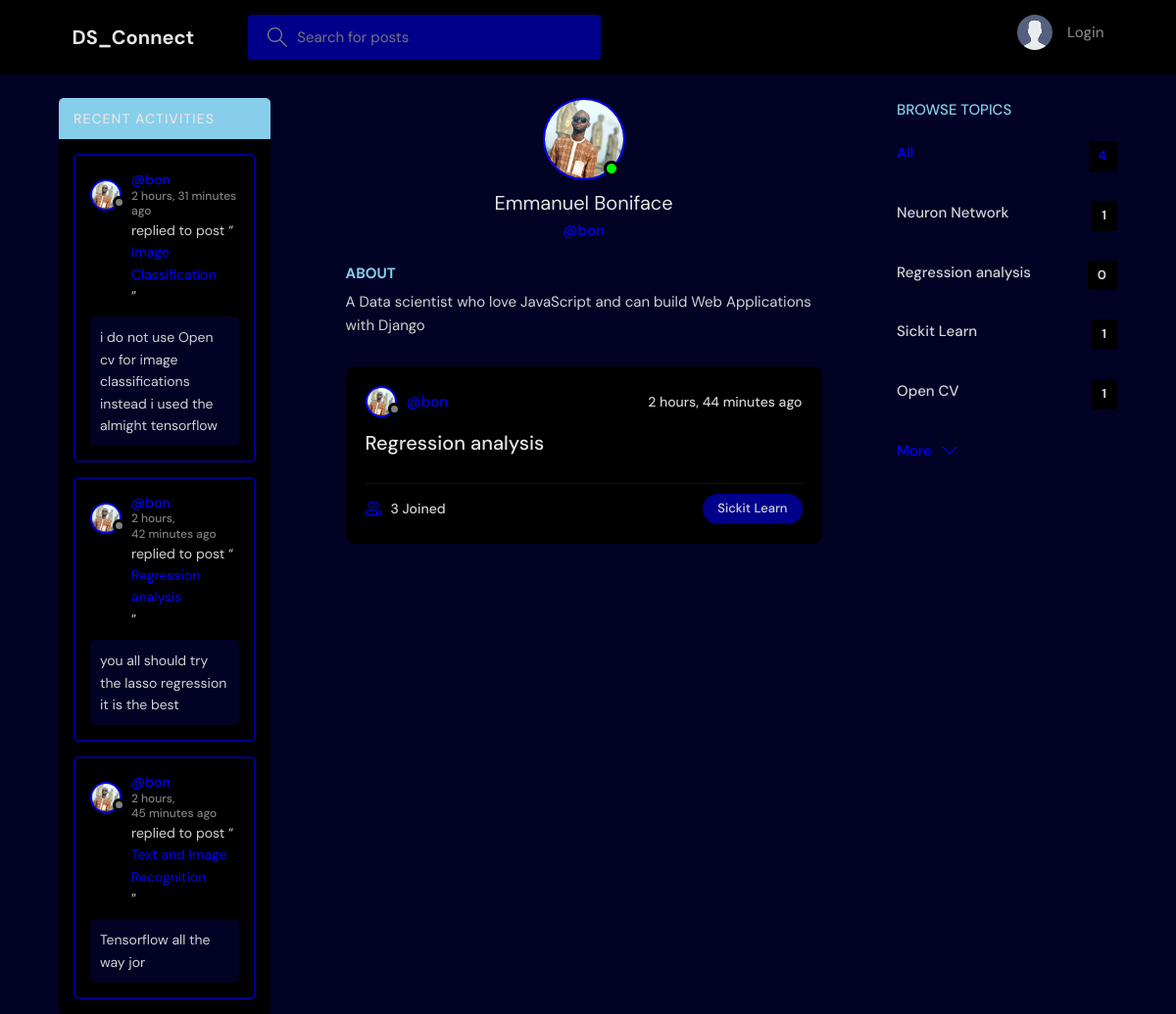
Page /profile/1/ on the committed database.
### base/models.py (models this page shows, shortened)
class Topic(models.Model):
    name = models.CharField(max_length=200)

class User(AbstractUser):
    name = models.CharField(max_length=200, null=True)
    email = models.EmailField(unique=True, null=True)
    bio = models.TextField(null=True)
    avatar = models.ImageField(null=True, default="avatar.svg")
    USERNAME_FIELD = 'email'
    REQUIRED_FIELDS = []

class Room(models.Model):
    host = models.ForeignKey(User, on_delete=models.SET_NULL, null=True)
    topic = models.ForeignKey(Topic, on_delete=models.SET_NULL, null=True)
    name = models.CharField(max_length=200)
    description = models.TextField(null=True, blank=True)
    participants = models.ManyToManyField(
        User, related_name='participants', blank=True)
    updated = models.DateTimeField(auto_now=True)
    created = models.DateTimeField(auto_now_add=True)
    class Meta:
        ordering = ['-updated', '-created']
    def __str__(self):
        return self.name

class Message(models.Model):
    user = models.ForeignKey(User, on_delete=models.CASCADE)
    room = models.ForeignKey(Room, on_delete=models.CASCADE)
    body = models.TextField()
    updated = models.DateTimeField(auto_now=True)
    created = models.DateTimeField(auto_now_add=True)
    class Meta:
        ordering = ['-updated', '-created']

### base/views.py (the view)
# urls.py: path('profile/<str:pk>/', views.userProfile, name="user-profile"),
def userProfile(request, pk):
    user = User.objects.get(id=pk)
    rooms = user.room_set.all()
    room_messages = user.message_set.all()
    topics = Topic.objects.all()
    context = {'user': user, 'rooms': rooms,
               'room_messages': room_messages, 'topics': topics}
    return render(request, 'base/profile.html', context)

### base/templates/base/profile.html (shortened to what this page needs)
{% extends 'main.html' %} {% block content %}
<main class="profile-page layout layout--3">
  <div class="container">
    {% include 'base/topics_component.html' %}
    <div class="roomList">
      <div class="profile">
        <div class="profile__avatar">
          <div class="avatar avatar--large active">
            <img src="{{user.avatar.url}}" />
          </div>
        </div>
        <div class="profile__info">
          <h3>{{user.name}}</h3>
          <p>@{{user.username}}</p>
        </div>
        <div class="profile__about">
          <h3>About</h3>
          <p>{{user.bio}}</p>
        </div>
      </div>
      {% include 'base/feed_component.html' %}
    </div>
    {% include 'base/activity_component.html' %}
  </div>
</main>
{% endblock content %}

### templates/main.html (shortened to what this page needs)
<!DOCTYPE html>
{% load static %}
<html lang="en">
  <head>
    <link rel="stylesheet" href="{% static 'styles/style.css' %}" />
  </head>
  <body>
    {% include 'navbar.html' %}  {% block content %} {% endblock %}
  </body>
</html>

### templates/navbar.html (shortened to what this page needs)
{% load static %}
<header class="header header--loggedIn">
  <div class="container">
    <a href="{% url 'home' %}" class="header__logo">
      <h1>DS_Connect</h1>
    </a>
    <form class="header__search" method="GET" action="{% url 'home' %}">
      <label>
        <input name="q" placeholder="Search for posts" />
      </label>
    </form>
    <nav class="header__menu">
      {% if request.user.is_authenticated %}
      <div class="header__user">
        <a href="{% url 'update-user' %}">
          <div class="avatar avatar--medium active">
            <img src="{{request.user.avatar.url}}" />
          </div>
          <p>
            {{request.user.username}} <span>@{{request.user.username}}</span>
          </p>
        </a>
        <button class="dropdown-button">
          <svg
            version="1.1"
            xmlns="http://www.w3.org/2000/svg"
            width="32"
            height="32"
            viewBox="0 0 32 32"
          >
            <title>chevron-down</title>
            <path d="M16 21l-13-13h-3l16 16 16-16h-3l-13 13z"></path>
          </svg>
        </button>
      </div>
      {% else %}
      <a href="{% url 'login' %}">
        <img src="{% static 'images/avatar.svg' %}" />
        <p>Login</p>
      </a>
      {% endif %}
    </nav>
  </div>
</header>

### base/templates/base/topics_component.html
<div class="topics">
    <div class="topics__header">
        <h2>Browse Topics</h2>
    </div>
    <ul class="topics__list">
        <li>
            <a href="{% url 'home' %}" class="active">All <span>{{topics.count}}</span></a>
        </li>
        {% for topic in topics %}
        <li>
            <a href="{% url 'home' %}?q={{topic.name}}">{{topic.name}}<span>{{topic.room_set.all.count}}</span></a>
        </li>
        {% endfor %}
    </ul>
    <a class="btn btn--link" href="{% url 'topics' %}">
        More
        <svg version="1.1" xmlns="http://www.w3.org/2000/svg" width="32" height="32" viewBox="0 0 32 32">
            <title>chevron-down</title>
            <path d="M16 21l-13-13h-3l16 16 16-16h-3l-13 13z"></path>
        </svg>
    </a>
</div>

### base/templates/base/feed_component.html (shortened to what this page needs)
{% for room in rooms %}
<div class="roomListRoom">
    <div class="roomListRoom__header">
        <a href="{% url 'user-profile' room.host.id %}" class="roomListRoom__author">
            <div class="avatar avatar--small">
                <img src="{{room.host.avatar.url}}" />
            </div>
            <span>@{{room.host.username}}</span>
        </a>
        <div class="roomListRoom__actions">
            <span>{{room.created|timesince}} ago</span>
        </div>
    </div>
    <div class="roomListRoom__content">
        <a href="{% url 'room' room.id %}">{{room.name}}</a>
    </div>
    <div class="roomListRoom__meta">
        <a href="{% url 'room' room.id %}" class="roomListRoom__joined">
            {{room.participants.all.count}} Joined
        </a>
        <p class="roomListRoom__topic">{{room.topic.name}}</p>
    </div>
</div>
{% endfor %}

### base/templates/base/activity_component.html (shortened to what this page needs)
<div class="activities">
    <div class="activities__header">
        <h2>Recent Activities</h2>
    </div>
    {% for message in room_messages %}
    <div class="activities__box">
        <div class="activities__boxHeader roomListRoom__header">
            <a href="{% url 'user-profile' message.user.id %}" class="roomListRoom__author">
                <div class="avatar avatar--small">
                    <img src="{{message.user.avatar.url}}" />
                </div>
                <p>
                    @{{message.user.username}}
                    <span>{{message.created|timesince}} ago</span>
                </p>
            </a>
        </div>
        <div class="activities__boxContent">
            <p>replied to post “<a href="{% url 'room' message.room.id %}">{{message.room}}</a>”</p>
            <div class="activities__boxRoomContent">{{message.body}}</div>
        </div>
    </div>
    {% endfor %}
</div>

### rows in the picture
Topic: name "Neuron Network", room_set.all.count "1"
Topic: name "Regression analysis", room_set.all.count "0"
Topic: name "Sickit Learn", room_set.all.count "1"
Topic: name "Open CV", room_set.all.count "1"
User: avatar (picture), name "Emmanuel Boniface", username "bon", bio "A Data scientist who love JavaScript and can build Web Applications with Django"
Room: host.avatar (picture), host.username "bon", created "2 hours, 44 minutes", name "Regression analysis", participants.all.count "3", topic.name "Sickit Learn"
Message: user.avatar (picture), user.username "bon", created "2 hours, 31 minutes", room "Image Classification", body "i do not use Open cv for image classifications instead i used the almight tensorflow"
Message: user.avatar (picture), user.username "bon", created "2 hours, 42 minutes", room "Regression analysis", body "you all should try the lasso regression it is the best"
Message: user.avatar (picture), user.username "bon", created "2 hours, 45 minutes", room "Text and Image Recognition", body "Tensorflow all the way jor"

### other values in the picture
{{ topics.count }} "4"
